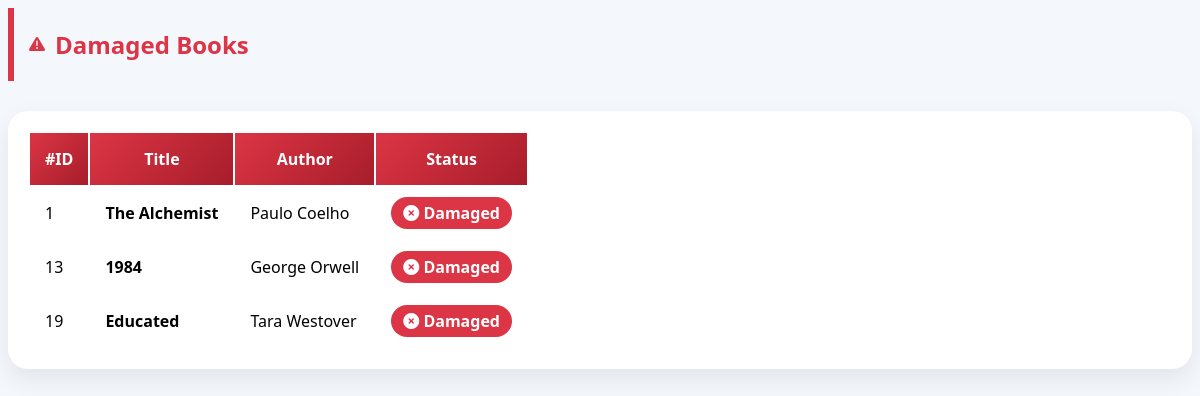
Screenshot of /damaged_books.php with the database file from the repository.
### tables this page shows
CREATE TABLE `books` (
  `book_id` int(11) NOT NULL,
  `title` varchar(150) NOT NULL,
  `author` varchar(100) NOT NULL,
  `category_id` int(11) NOT NULL,
  `quantity` int(11) NOT NULL DEFAULT 0,
  `status` varchar(20) DEFAULT 'Good'
);

### damaged_books.php (the view, shortened to what this page needs)
<?php
include 'config.php';
$sql = "SELECT * FROM Books WHERE status = 'Damaged' ORDER BY book_id ASC";
$result = mysqli_query($conn, $sql);
?>
<link rel="stylesheet" href="https://cdnjs.cloudflare.com/ajax/libs/font-awesome/6.0.0/css/all.min.css">
<div class="container mt-5 mb-5">
    <div class="page-title">
        <i class="fas fa-exclamation-triangle"></i>
        <h2 class="m-0">Damaged Books</h2>
    </div>
    <div class="table-container">
        <div class="table-responsive">
            <table class="table table-hover">
                <thead>
                    <tr>
                        <th>#ID</th>
                        <th>Title</th>
                        <th>Author</th>
                        <th>Status</th>
                    </tr>
                </thead>
                <tbody>
                    <?php if(mysqli_num_rows($result) > 0): ?>
                        <?php while($row = mysqli_fetch_assoc($result)): ?>
                        <tr>
                            <td><span class="badge bg-light text-dark border"><?php echo $row['book_id']; ?></span></td>
                            <td><b><?php echo $row['title']; ?></b></td>
                            <td><?php echo $row['author']; ?></td>
                            <td><span class="badge-damaged"><i class="fas fa-times-circle me-1"></i> Damaged</span></td>
                        </tr>
                        <?php endwhile; ?>
                    <?php else: ?>
                        <tr>
                            <td colspan="4" class="text-center py-4 text-muted">No damaged books found.</td>
                        </tr>
                    <?php endif; ?>
                </tbody>
            </table>
        </div>
    </div>
</div>

### damaged_books.php (style rules this page uses)
.page-title { border-left: 6px solid #dc3545; padding-left: 15px; font-weight: 700; color: #dc3545; margin-bottom: 30px; display: flex; align-items: center; }
.page-title i { color: #dc3545; margin-right: 10px; }
.table-container { background: white; border-radius: 20px; padding: 20px; box-shadow: 0 10px 25px rgba(0,0,0,0.08); }
.table { margin-bottom: 0; overflow: hidden; }
.table thead th { background: linear-gradient(135deg, #dc3545 0%, #a71d2a 100%); color: white; border: none; padding: 15px; }
.table tbody tr { transition: 0.2s; }
.table tbody td { padding: 15px; vertical-align: middle; }
.badge-damaged { background: #dc3545; color: white; padding: 5px 12px; border-radius: 20px; font-weight: 600; }

### rows the page displays
books: book_id "1", title "The Alchemist", author "Paulo Coelho"
books: book_id "13", title "1984", author "George Orwell"
books: book_id "19", title "Educated", author "Tara Westover"
